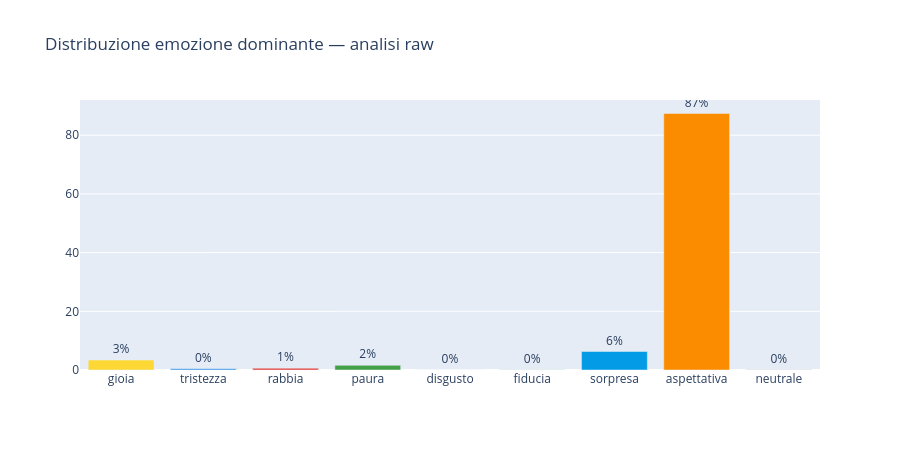

The cell this chart's notebook holds for it:
### Code cell
fig = go.Figure()
for e in BASIC_EMOTIONS + ['neutrale']:
    n = counts_raw.get(e, 0)
    fig.add_trace(go.Bar(name=e, x=[e], y=[round(n/total*100,1)],
        marker_color=EMOTION_COLORS.get(e,'#999'),
        text=['{:.0f}%'.format(n/total*100)], textposition='outside'))
fig.update_layout(title='Distribuzione emozione dominante — analisi raw',
                  barmode='group', height=450, showlegend=False)
fig.show()

### Figure 1 — Plotly figure (JSON) as saved in the notebook; plotly's stock layout.template omitted (floating-point values rounded to 4 significant figures)
{"data": [{"marker": {"color": "#FDD835"}, "name": "gioia", "text": ["3%"], "textposition": "outside", "type": "bar", "x": ["gioia"], "y": [3.4]}, {"marker": {"color": "#1E88E5"}, "name": "tristezza", "text": ["0%"], "textposition": "outside", "type": "bar", "x": ["tristezza"], "y": [0.4]}, {"marker": {"color": "#E53935"}, "name": "rabbia", "text": ["1%"], "textposition": "outside", "type": "bar", "x": ["rabbia"], "y": [0.6]}, {"marker": {"color": "#43A047"}, "name": "paura", "text": ["2%"], "textposition": "outside", "type": "bar", "x": ["paura"], "y": [1.6]}, {"marker": {"color": "#8E24AA"}, "name": "disgusto", "text": ["0%"], "textposition": "outside", "type": "bar", "x": ["disgusto"], "y": [0.0]}, {"marker": {"color": "#81C784"}, "name": "fiducia", "text": ["0%"], "textposition": "outside", "type": "bar", "x": ["fiducia"], "y": [0.1]}, {"marker": {"color": "#039BE5"}, "name": "sorpresa", "text": ["6%"], "textposition": "outside", "type": "bar", "x": ["sorpresa"], "y": [6.3]}, {"marker": {"color": "#FB8C00"}, "name": "aspettativa", "text": ["87%"], "textposition": "outside", "type": "bar", "x": ["aspettativa"], "y": [87.4]}, {"marker": {"color": "#9E9E9E"}, "name": "neutrale", "text": ["0%"], "textposition": "outside", "type": "bar", "x": ["neutrale"], "y": [0.1]}], "layout": {"barmode": "group", "height": 450, "showlegend": false, "title": {"text": "Distribuzione emozione dominante — analisi raw"}}}
